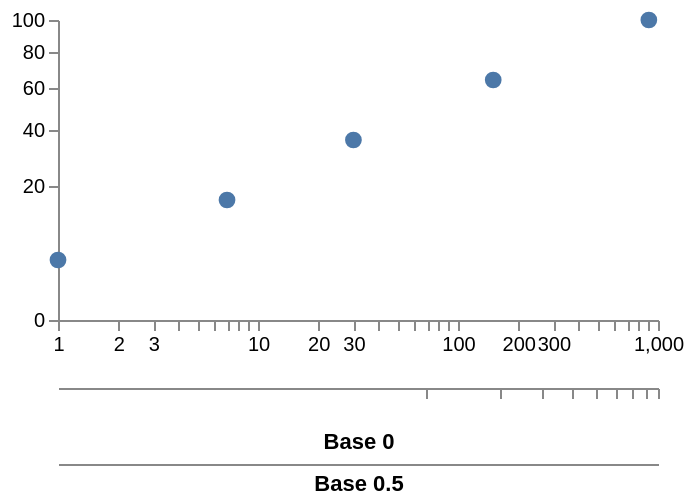

Specify this chart in Vega-Lite:
### Vega specification from a JSON file in a GitHub repository (floating-point values rounded to 4 significant figures)
{"$schema": "https://vega.github.io/schema/vega/v6.json", "description": "Symbols over a logarithmic x scale and a sqrt y scale. The fourth differential fixture: the log axis exercises the tick algorithm's powers-and-multiples path, which is where a port most easily diverges. Two more log axes carry a **degenerate** base, which is a number a specification may write and upstream draws: the base reaches the ticks, the labels and `nice` and never the geometry, d3 transforming by the natural log whatever base was asked for. A base of 0 takes d3's integer branch, generates nothing there because `k < base` never runs, and falls back to linear ticks across the domain; a base of 0.5 takes the other branch and legitimately yields none. Both place their marks exactly where a base-10 scale would.", "width": 300, "height": 150, "padding": 5, "data": [{"name": "points", "values": [{"n": 1, "m": 4}, {"n": 7, "m": 16}, {"n": 30, "m": 36}, {"n": 150, "m": 64}, {"n": 900, "m": 100}]}], "scales": [{"name": "x", "type": "log", "domain": [1, 1000], "range": "width"}, {"name": "zeroBase", "type": "log", "base": 0, "domain": [3, 900], "range": "width"}, {"name": "halfBase", "type": "log", "base": 0.5, "domain": [3, 900], "range": "width"}, {"name": "y", "type": "sqrt", "domain": [0, 100], "range": "height"}], "axes": [{"orient": "bottom", "scale": "x"}, {"orient": "bottom", "scale": "zeroBase", "offset": 34, "title": "Base 0"}, {"orient": "bottom", "scale": "halfBase", "offset": 72, "title": "Base 0.5"}, {"orient": "left", "scale": "y", "tickCount": 5}], "marks": [{"type": "symbol", "name": "dots", "from": {"data": "points"}, "encode": {"enter": {"x": {"scale": "x", "field": "n"}, "y": {"scale": "y", "field": "m"}, "size": {"value": 70}}}}]}
